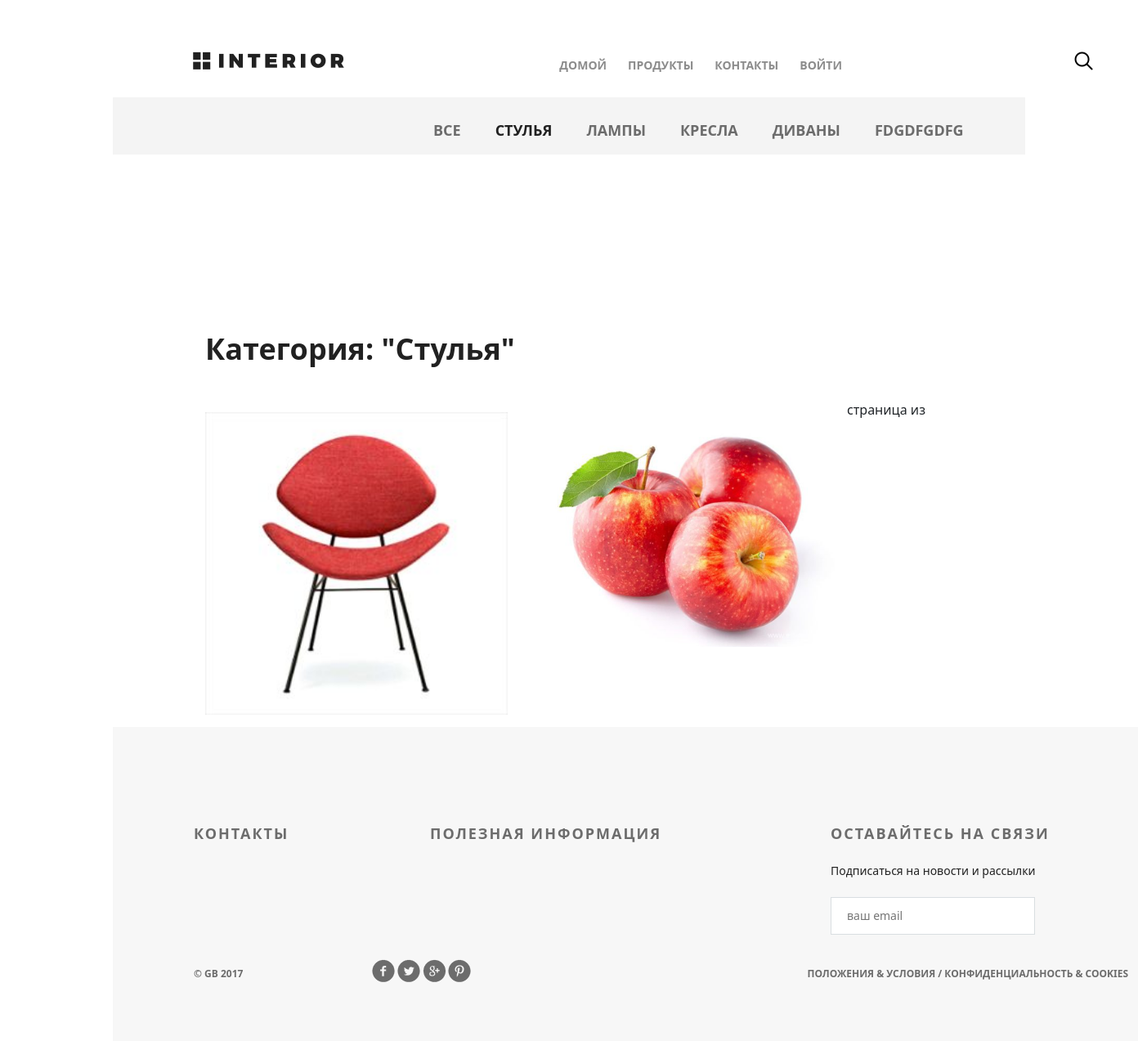
Page /products/category/13/ on the committed database.
### mainapp/models.py (models this page shows, shortened)
class ProductCategory(models.Model):
    name = models.CharField(
        verbose_name='имя',
        max_length=64,
        unique=True
    )
    description = models.TextField(
        verbose_name='описание',
        blank=True
    )
    is_active = models.BooleanField(
        verbose_name='активна',
        default=True
    )

class Product(models.Model):
    category = models.ForeignKey(
        ProductCategory,
        on_delete=models.CASCADE
    )
    name = models.CharField(
        verbose_name='имя продукт',
        max_length=128
    )
    image = models.ImageField(
        upload_to='products_images',
        blank=True
    )
    short_desc = models.CharField(
        verbose_name='краткое описание',
        max_length=60,
        blank=True
    )
    description = models.TextField(
        verbose_name='описание',
        blank=True
    )
    price = models.DecimalField(
        verbose_name='цена',
        max_digits=8,
        decimal_places=2,
        default=0
    )
    quantity = models.PositiveIntegerField(
        verbose_name='количество на складе',
        default=0
    )
    is_active = models.BooleanField(
        verbose_name='активна',
        default=True
    )

### mainapp/views.py (the view, shortened to what this page needs)
# urls.py: path('products/', include('mainapp.urls', namespace='products')),
def products(request, pk=None, page=1):
    title = "Каталог"
    links_menu = ProductCategory.objects.all()
    products = Product.objects.all().order_by('price')
    basket = get_basket(request.user)
    if pk is not None:
        if pk == 0:
            products = Product.objects.all().order_by('price')
            category = {'name': 'все'}
        else:
            category = get_object_or_404(ProductCategory, pk=pk)
            products = Product.objects.filter(category__pk=pk).order_by('price')
        context = {
            'title': title,
            'links_menu': links_menu,
            'category': category,
            'products': products,
            'basket': basket,
        }
        return render(request, 'mainapp/products.html', context)

### mainapp/views.py (called while the page is built)
def get_basket(user):
    if user.is_authenticated:
        return Basket.objects.filter(user=user)
    else:
        return []

### mainapp/templates/mainapp/products.html (shortened to what this page needs)
{% extends 'geekshop/base.html' %}
{% load static %}
{% block css %}
    <link rel="stylesheet" type="text/css" href="{% static 'mainapp/style.css' %}">
{% endblock %}
{% block content %}
    <div class="hero-white">
        {% include 'geekshop/includes/header.html' %}
    </div>
    <div>
        {% include 'mainapp/includes/inc_menu.html' %}
    </div>
    <div class="details">
        <div class="details-products">
        <div class="products_list">
            <div class="title clearfix">
                {% if category %}
                    <h2>
                        Категория: "{{ category.name|title }}"
                    </h2>
                {% endif %}
            </div>
        </div>
        <div class="category-products products">
            {% for product in products %}
                <div class="block">
                    <a href="{% url 'products:detail' product.pk %}">
                        <img src="/media/{{ product.image }}" alt="product" style="width: 100%;">
                    </a>
                </div>
            {% endfor %}
            <div class="paginator">
                <span class="current">
                    страница {{ products.number }} из
                </span>
            </div>
        </div>
{% endblock %}

### mainapp/templates/mainapp/includes/inc_menu.html (shortened to what this page needs)
<div class="links clearfix">
    <ul class="links-menu">
      <li>
        <a href="{% url 'products:category' 0 %}"
           class="">
          все
        </a>
      </li>
        {% for link in links_menu %}
            <li><a href="{% url 'products:category' link.pk %}"
                   class="{% if request.resolver_match.kwargs.pk|add:'0' == link.pk %}active{% endif %}">{{ link.name }}</a></li>
        {% endfor %}
    </ul>
</div>

### geekshop/static/geekshop/style.css (style rules this page uses)
* { margin: 0; padding: 0; }
body { font-family: 'Montserrat', sans-serif; }
html, body { height: 100%; }
.clearfix:after { content: ""; display: block; clear: both; }
.title { height: 152px; margin-right: 15px; }
.title h2 { float: left; margin-top: 118px; color: #212121; font-size: 36px; font-weight: 700; text-align: left; margin-left: 15px; }
.products { margin-top: 50px; margin-bottom: 56px; }
.products .block a img { float: left; }
.products .block { float: left; margin: 15px; display: block; height: 370px; width: 370px; position: relative; }
.hero-white { background-color: #fff; height: 119px; padding-left: 98px; padding-right: 211px; position: relative; }
.links { height: 70px; background-color: #f4f4f4; position: relative; padding-left: 360px; }
.links-menu { margin: 27px auto 0px; position: absolute; }
.links-menu li { float: left; list-style-type: none; padding-right: 42px; }
.links-menu li a { text-decoration: none; color: #6c6c6c; font-size: 18px; font-weight: 700; text-transform: uppercase; }
.links-menu .active { color: #212121; font-size: 18px; font-weight: 700; }
.details-products { padding-left: 98px; padding-right: 98px; margin-top: 98px; height: 651px; }

### rows in the picture
ProductCategory: name "СТУЛЬЯ", name "Стулья"
ProductCategory: name "ЛАМПЫ"
ProductCategory: name "КРЕСЛА"
ProductCategory: name "ДИВАНЫ"
ProductCategory: name "FDGDFGDFG"
Product: image (picture)
Product: image (picture)
